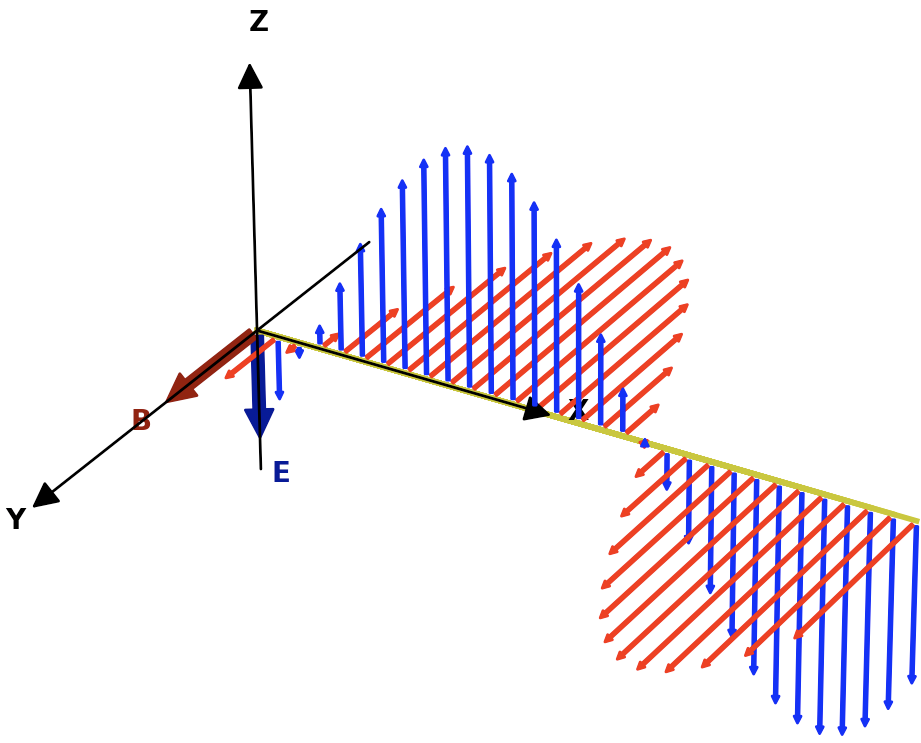

Write Python code to recreate this figure.
import numpy as np
import matplotlib.pyplot as plt
import matplotlib.patches as mp
from matplotlib import animation
from FancyArrowPatch3D import FancyArrowPatch3D as arrow

fig = plt.figure(figsize=(12, 8))
ax = plt.subplot(111, projection='3d')

t = np.linspace(0,50,250)
y = np.zeros_like(t)

# E-field's (and implicitely B-field's) amplitude

E = 1
 
values = []
for frame, step in enumerate(t):
    z = E * np.sin(t - step)
    values.append([np.linspace(0, len(t), 2*len(t)+1)[:frame+1], y[:frame+1], z[:frame+1]])

# Creating a coordinate system

x_axis = arrow((-0.1, 0, 0), (7, 0, 0), mutation_scale=20, arrowstyle='-|>', linestyle='solid', label='_nolegend_', color='k')
y_axis = arrow((0, 0.6, 0), (0, -1.1, 0), mutation_scale=20, arrowstyle='-|>', linestyle='solid', label='_nolegend_', color='k')
z_axis = arrow((0, 0, -0.6), (0, 0, 1.1), mutation_scale=20, arrowstyle='-|>', linestyle='solid', label='_nolegend_', color='k') 

def animate(i):
    ax.cla()

    ax.set(xlim=(0,15), ylim=(-1,1), zlim=(-1,1))

    plt.axis('off')

    # Creating a light ray that propagates along the x-axis and arrows for the electric and magnetic fields 
    # using the modified FancyArrowPatch (FancyArrowPatch3D)

    for j in range(1, i):
        if j <= 30:
            ax.plot(values[j][0], values[j][1], values[j][1], color='y', lw=2)
            arr1 = arrow((values[i][0][j], 0, 0), (values[i][0][j], 0, values[i][2][j]), mutation_scale=5, arrowstyle='simple', linestyle='solid', color='b', label='_nolegend_')
            arr2 = arrow((values[i][0][j], 0, 0), (values[i][0][j], values[i][2][j], 0), mutation_scale=5, arrowstyle='simple', linestyle='solid', color='r', label='_nolegend_')
            ax.add_patch(arr1)
            ax.add_patch(arr2)
        
    arrow1 = arrow((0, 0, 0), (0, 0, values[i][2][0]), mutation_scale=20, arrowstyle='simple', linestyle='solid', color='darkblue', label='_nolegend_')
    ax.add_patch(arrow1)

    txt1 = ax.text(0+0.25, 0, 0, 'E', color='darkblue', fontweight='bold')
    txt1.set_text('E')
    txt1.set_z(values[i][2][0]+0.15 if values[i][2][0]>=0 else values[i][2][0]-0.15)

    arrow2 = arrow((0, 0, 0), (0, values[i][2][0], 0), mutation_scale=20, arrowstyle='simple', linestyle='solid', color='darkred', label='_nolegend_')
    ax.add_patch(arrow2)

    txt2 = ax.text(0, 0+0.25, 0, 'B', color='darkred', fontweight='bold')
    txt2.set_text('B')
    txt2.set_y(values[i][2][0]+0.15 if values[i][2][0]>=0 else values[i][2][0]-0.15)

    ax.add_patch(x_axis)
    ax.text(7+0.25, 0, 0, 'X', fontweight='bold')

    ax.add_patch(y_axis)
    ax.text(0, -1.1-0.1, 0, 'Y', fontweight='bold')

    ax.add_patch(z_axis)
    ax.text(0, 0, 1.1+0.1, 'Z',fontweight='bold')

    plt.title('EM wave propagation', fontweight='bold', fontsize=16)

    # Legend for the plot, which is commented out since the animation gets a lot
    # more slower if the legend is on. Still, feel free to enable it.

    # label1 = mp.Patch(color='y', label='EM wave propagation')
    # label2 = mp.Patch(color='b', label='E-field')
    # label3 = mp.Patch(color='r', label='B-field')
    # plt.legend(handles=[label1, label2, label3])

    return []

animate = animation.FuncAnimation(fig, animate, frames=len(t), interval=100, repeat=True, cache_frame_data=False)

plt.show()
